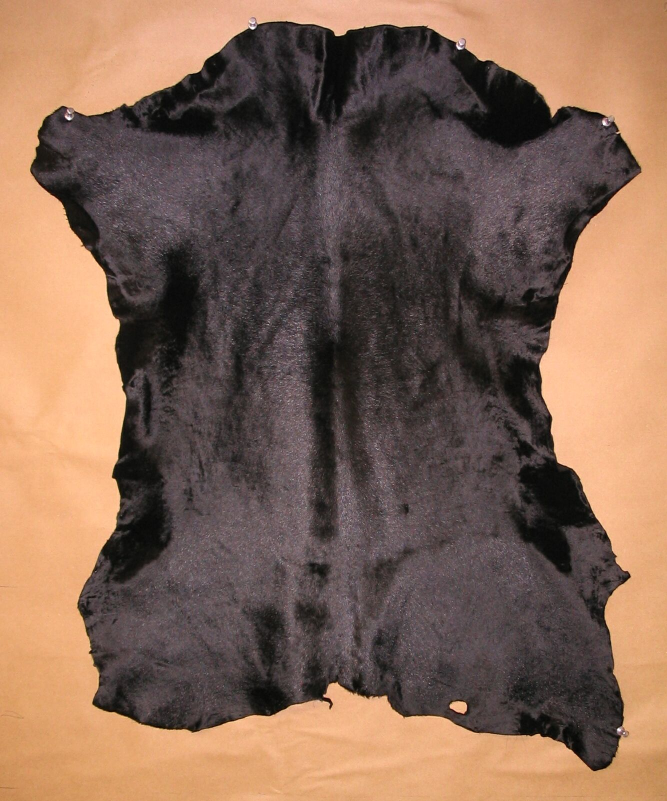
#> input picture docs/samples/leather/calf_black.jpg, 1334 x 1602 px (shown at 1/2 size); its folder holds 6 pictures in this run
$ python fig_measured.py ../../../../samples/leather/calf_spotted.jpg out.png
#> lines starting #> are read from the running program, lines starting #| are printed output that depends on the picture
#!/usr/bin/env python3
"""Figs. 1, 4 and 8 of the article: the minimal configuration, and two photographs measured.

    fig_measured.py <experiment out dir> <the article's figures dir>

Fig. 1 (fig_configuration.png): what the three configuration values of
Section 1.2 give for a photograph, by Eq. (1). Figs. 4 and 8
(fig_calf_black.png, fig_cowhide_stretched.png): the photograph with the
contour of Part I and a label with the area, Eq. (2), counted on the mask
that experiment/measure.py writes (real_<photo>_mask.png).

Neither photograph's distance to the table was measured, so both areas
illustrate the method; they are not measurements of these skins.
Needs opencv-python, numpy and matplotlib.
"""
from __future__ import annotations

import sys
from pathlib import Path

import cv2
import matplotlib
import numpy as np

matplotlib.use("Agg")
import matplotlib.pyplot as plt  # noqa: E402
from matplotlib.patches import FancyBboxPatch  # noqa: E402

HERE = Path(__file__).resolve()
REPO = HERE.parents[5]
sys.path.insert(0, str(HERE.parents[1] / "algorithm"))
import camera as cam  # noqa: E402

GREEN = "#1f9d55"
GREY = "#6b7280"
FT2 = 0.09290304  # m² per ft², exactly

# The configuration of Fig. 1: sensor by its size, distance, focal length (Section 1.2).
SENSOR_MM = (15.04, 11.28)
DISTANCE_MM = 1500.0
FOCAL_MM = 13.02
CONFIGURATION = cam.Configuration(DISTANCE_MM, FOCAL_MM, sensor_mm=SENSOR_MM)


def scale_from_sensor(long_side_px: int) -> float:
    """Eq. (1) with the pitch from the sensor's long side over the photo's long side (Section 4.2), mm/px."""
    return DISTANCE_MM * (SENSOR_MM[0] / long_side_px) / FOCAL_MM


def fig_configuration(out: Path) -> None:
    width, height = 1600, 1200
    pitch_um = 1000 * SENSOR_MM[0] / width
    s = scale_from_sensor(width)
    fig, ax = plt.subplots(figsize=(9.5, 3.0))
    ax.axis("off")
    ax.set_xlim(0, 11.4)
    ax.set_ylim(0, 3.4)

    def box(x: float, title: str, lines: list[str], colour: str) -> None:
#> called with x = 0.1, title = 'Configuration', colour = '#6b7280'
        ax.add_patch(FancyBboxPatch((x, 0.25), 4.5, 2.9, boxstyle="round,pad=0.05", fc="#f3f5f3", ec=colour, lw=1.4))
        ax.text(x + 0.2, 2.75, title, fontsize=10, weight="bold", color=colour, va="center")
        for i, line in enumerate(lines):
            ax.text(x + 0.2, 2.2 - 0.48 * i, line, fontsize=9, va="center")

    box(0.1, "Configuration", [f"sensor  {SENSOR_MM[0]:.2f} × {SENSOR_MM[1]:.2f} mm",
                               f"distance to the table  d = {DISTANCE_MM:.0f} mm",
                               f"focal length  f = {FOCAL_MM:.2f} mm",
                               f"photograph  {width} × {height} px"], GREY)
    ax.annotate("", xy=(6.75, 1.7), xytext=(4.75, 1.7), arrowprops={"arrowstyle": "-|>", "color": GREY, "lw": 1.4})
    ax.text(5.75, 1.95, "Eq. (1)", ha="center", fontsize=9, color=GREY)
    box(6.8, "What it gives", [f"pixel pitch  p = {pitch_um:.2f} µm",
                               f"scale  s = d p / f = {s:.3f} mm/px",
                               f"table covered  {s * width:.0f} × {s * height:.0f} mm",
                               f"one pixel  {s * s:.2f} mm²"], GREEN)
    fig.savefig(out / "fig_configuration.png", dpi=200, bbox_inches="tight")
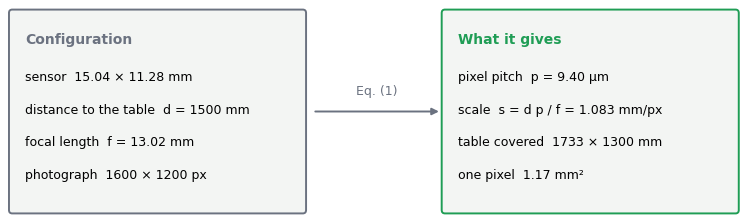
#> figure drawn by matplotlib, 1 panel
    plt.close(fig)


def fig_photo(src: Path, out: Path, photo: str, credit: str) -> tuple[float, cam.Camera]:
#> called with photo = 'calf_black.jpg'
    path = REPO / "docs/samples/leather" / photo
    bgr = cv2.imread(str(path), cv2.IMREAD_COLOR)
#> bgr is the input picture: shape (1602, 1334, 3); mean B, G, R 85.6, 102.3, 131
    mask = cv2.imread(str(src / f"real_{photo}_mask.png"), cv2.IMREAD_GRAYSCALE)
    if bgr is None or mask is None:
#> (the run stopped early here; a loop or call above may not have finished)
